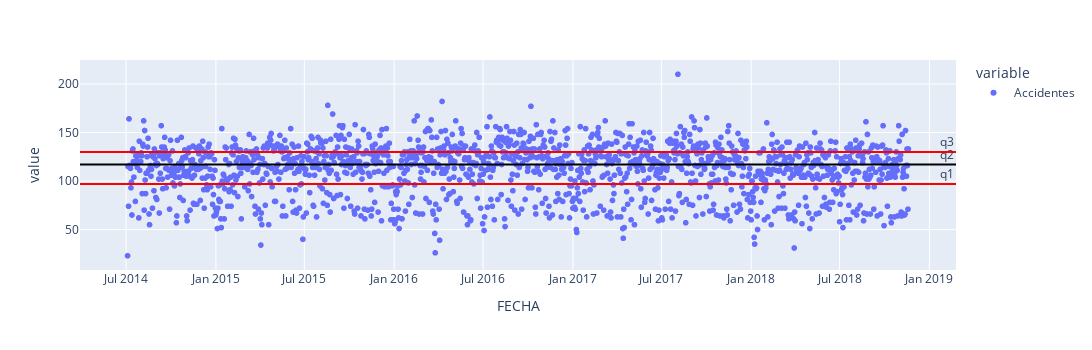

Notebook cell for this chart:
### Code cell
#IDENTIFICAMOS LOS CUARTILES Y LOS GRAFICAMOS EN LA GRAFICA DE DISPERSION

qs = accidentes.quantile([0.25,0.5,0.75]).values
q1 = qs[0][0]
q2 = qs[1][0]
q3 = qs[2][0]

# Y dibujarlos superpuestos a los datos
fig = px.scatter(accidentes, width=1200, height=350)
fig.add_hline(y=q2, line_color='black', annotation_text='q2')
fig.add_hline(y=q1, line_color='red', annotation_text='q1')
fig.add_hline(y=q3, line_color='red', annotation_text='q3')

fig.show()

### Figure 1 — Plotly figure (JSON) as saved in the notebook; plotly's stock layout.template omitted (floating-point values rounded to 4 significant figures; data arrays with more than 128 entries replaced by an {"elided": "..."} marker saying what was removed)
{"data": [{"hovertemplate": "variable=Accidentes<br>FECHA=%{x}<br>value=%{y}<extra></extra>", "legendgroup": "Accidentes", "marker": {"color": "#636efa", "symbol": "circle"}, "mode": "markers", "name": "Accidentes", "showlegend": true, "type": "scattergl", "x": {"elided": "1600 str values"}, "xaxis": "x", "y": {"elided": "1600 int values"}, "yaxis": "y"}], "layout": {"annotations": [{"showarrow": false, "text": "q2", "x": 1, "xanchor": "right", "xref": "x domain", "y": 117, "yanchor": "bottom", "yref": "y"}, {"showarrow": false, "text": "q1", "x": 1, "xanchor": "right", "xref": "x domain", "y": 97, "yanchor": "bottom", "yref": "y"}, {"showarrow": false, "text": "q3", "x": 1, "xanchor": "right", "xref": "x domain", "y": 130, "yanchor": "bottom", "yref": "y"}], "height": 350, "legend": {"title": {"text": "variable"}, "tracegroupgap": 0}, "margin": {"t": 60}, "shapes": [{"line": {"color": "black"}, "type": "line", "x0": 0, "x1": 1, "xref": "x domain", "y0": 117, "y1": 117, "yref": "y"}, {"line": {"color": "red"}, "type": "line", "x0": 0, "x1": 1, "xref": "x domain", "y0": 97, "y1": 97, "yref": "y"}, {"line": {"color": "red"}, "type": "line", "x0": 0, "x1": 1, "xref": "x domain", "y0": 130, "y1": 130, "yref": "y"}], "width": 1200, "xaxis": {"anchor": "y", "domain": [0, 1], "title": {"text": "FECHA"}}, "yaxis": {"anchor": "x", "domain": [0, 1], "title": {"text": "value"}}}}
